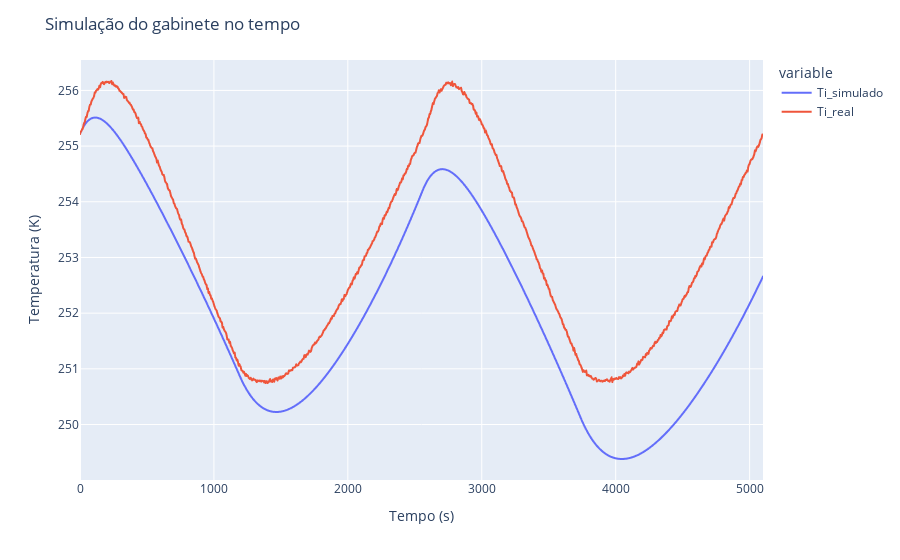

The cell this chart's notebook holds for it:
### Code cell
fig = px.line(simulation_result, x='time', y=['Ti_simulado', 'Ti_real'])
fig.update_yaxes(title_text="Temperatura (K)")
fig.update_xaxes(title_text="Tempo (s)")
fig.update_layout(
    title_text="Simulação do gabinete no tempo"
)
fig.show()

### Figure 1 — Plotly figure (JSON) as saved in the notebook; plotly's stock layout.template omitted (floating-point values rounded to 4 significant figures; data arrays with more than 128 entries replaced by an {"elided": "..."} marker saying what was removed)
{"data": [{"hovertemplate": "variable=Ti_simulado<br>time=%{x}<br>value=%{y}<extra></extra>", "legendgroup": "Ti_simulado", "line": {"color": "#636efa", "dash": "solid"}, "mode": "lines", "name": "Ti_simulado", "showlegend": true, "type": "scattergl", "x": {"elided": "1021 int values"}, "xaxis": "x", "y": {"elided": "1021 float values"}, "yaxis": "y"}, {"hovertemplate": "variable=Ti_real<br>time=%{x}<br>value=%{y}<extra></extra>", "legendgroup": "Ti_real", "line": {"color": "#EF553B", "dash": "solid"}, "mode": "lines", "name": "Ti_real", "showlegend": true, "type": "scattergl", "x": {"elided": "1021 int values"}, "xaxis": "x", "y": {"elided": "1021 float values"}, "yaxis": "y"}], "layout": {"legend": {"title": {"text": "variable"}, "tracegroupgap": 0}, "margin": {"t": 60}, "title": {"text": "Simulação do gabinete no tempo"}, "xaxis": {"anchor": "y", "domain": [0, 1], "title": {"text": "Tempo (s)"}}, "yaxis": {"anchor": "x", "domain": [0, 1], "title": {"text": "Temperatura (K)"}}}}
